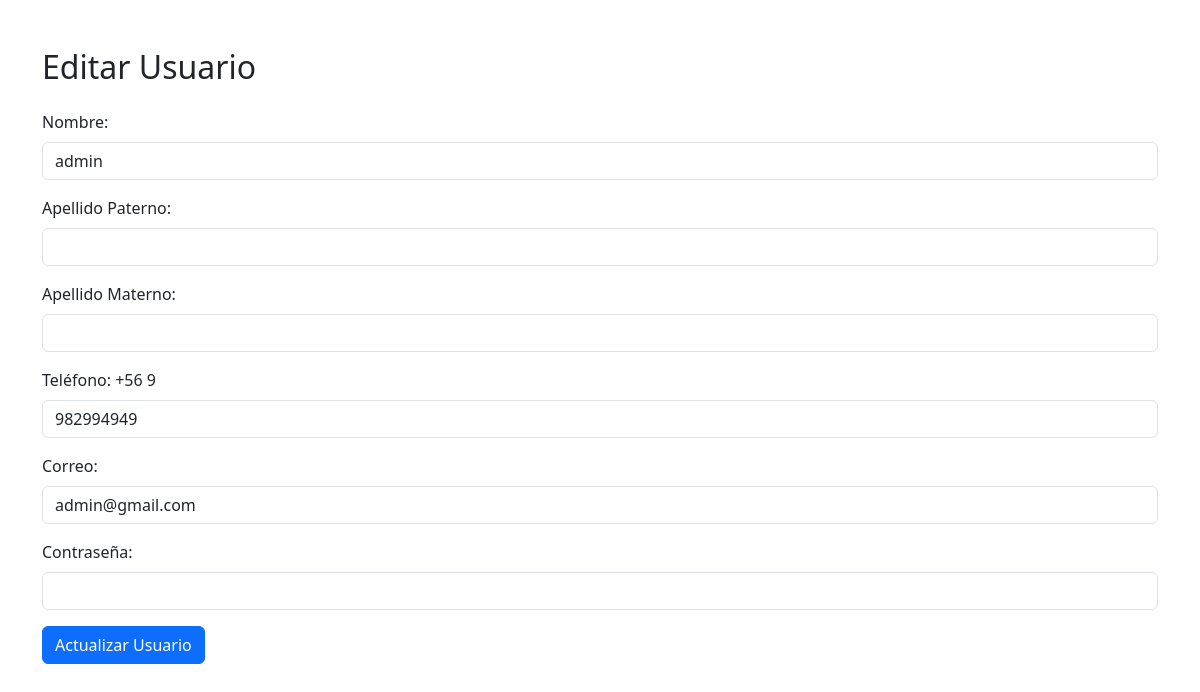
Screenshot of /editar_usuario.php?id=3 with the database file from the repository.
### tables this page shows
CREATE TABLE `usuarios` (
  `id` int(11) NOT NULL,
  `nombre` varchar(50) NOT NULL,
  `apellido_paterno` varchar(50) NOT NULL,
  `apellido_materno` varchar(50) DEFAULT NULL,
  `correo` varchar(100) NOT NULL,
  `telefono` varchar(20) DEFAULT NULL,
  `contrasena` varchar(255) NOT NULL,
  `rol` varchar(50) NOT NULL
);

### models/UserModel.php (called while the page is built, shortened)
<?php
require_once 'config/database.php';
class UserModel
{
    private $db;
    public function __construct()
    {
        $dbConfig = [
            'host' => 'localhost',
            'dbname' => 'impactdev',
            'username' => 'root',
            'password' => ''
        ];
        $this->db = new Database($dbConfig['host'], $dbConfig['dbname'], $dbConfig['username'], $dbConfig['password']);
    }
    public function getUserDetails($id)
    {
        try {
            $query = $this->db->getConnection()->prepare("SELECT * FROM usuarios WHERE id = :id");
            $query->bindParam(':id', $id);
            $query->execute();
            return $query->fetch(PDO::FETCH_ASSOC);
        } catch (PDOException $e) {
            throw new Exception("Error al obtener detalles del usuario: " . $e->getMessage());
        }
    }
}
?>

### config/database.php (called while the page is built)
<?php
class Database {
    private $db;
    public function __construct($host, $dbname, $username, $password) {
        try {
            $this->db = new PDO("mysql:host=$host;dbname=$dbname", $username, $password);
            $this->db->setAttribute(PDO::ATTR_ERRMODE, PDO::ERRMODE_EXCEPTION);
        } catch (PDOException $e) {
            die("Error de conexión: " . $e->getMessage());
        }
    }
    public function getConnection() {
        return $this->db;
    }
}
?>

### controller/UserController.php (called while the page is built, shortened)
<?php
class UserController
{
    private $db;
    public function __construct($db)
    {
        $this->db = $db;
    }
    public function getUserDetails($id)
    {
        try {
            return $this->db->getUserDetails($id);
        } catch (PDOException $e) {
            throw new Exception("Error al obtener detalles del usuario: " . $e->getMessage());
        }
    }
}

### editar_usuario.php (the view, shortened to what this page needs)
<?php
require_once './controller/UserController.php';
require_once './models/UserModel.php';
if (isset($_GET['id']) && is_numeric($_GET['id'])) {
    $userId = $_GET['id'];
    $userController = new UserController(new UserModel());
    try {
        $userDetails = $userController->getUserDetails($userId);
    } catch (Exception $e) {
        die("Error al obtener detalles del usuario: " . $e->getMessage());
    }
} else {
    header('Location: actualizar_usuario.php');
    exit();
}
?>
<!DOCTYPE html>
<html lang="es">
<head>
    <link href="https://cdn.jsdelivr.net/npm/bootstrap@5.3.0/dist/css/bootstrap.min.css" rel="stylesheet">
</head>
<body>
    <div class="container mt-5">
        <h2 class="mb-4">Editar Usuario</h2>
        <form method="post" action="actualizar_usuario.php">
            <div class="mb-3">
                <label for="nombre" class="form-label">Nombre:</label>
                <input type="text" name="nombre" class="form-control" value="<?php echo $userDetails['nombre']; ?>"
                    >
            </div>
            <div class="mb-3">
                <label for="apellido_paterno" class="form-label">Apellido Paterno:</label>
                <input type="text" name="apellido_paterno" class="form-control"
                    value="<?php echo $userDetails['apellido_paterno']; ?>" >
            </div>
            <div class="mb-3">
                <label for="apellido_materno" class="form-label">Apellido Materno:</label>
                <input type="text" name="apellido_materno" class="form-control"
                    value="<?php echo $userDetails['apellido_materno']; ?>" >
            </div>
            <div class="mb-3">
                <label for="telefono" class="form-label">Teléfono: +56 9 </label>
                <input type="tel" name="telefono" class="form-control" placeholder="9 8299 6030" pattern="[9]{1}[0-9]{8}" value="<?php echo $userDetails['telefono']; ?>">
            </div>
            <div class="mb-3">
                <label for="correo" class="form-label">Correo:</label>
                <input type="email" name="correo" class="form-control" value="<?php echo $userDetails['correo']; ?>"
                    >
            </div>
            <div class="mb-3">
                <label for="contrasena" class="form-label">Contraseña:</label>
                <input type="password" name="contrasena" class="form-control">
            </div>
            <button type="submit" class="btn btn-primary">Actualizar Usuario</button>
        </form>
    </div>
</body>
</html>

### rows the page displays
usuarios: nombre "admin", telefono "982994949", correo "admin@gmail.com"
